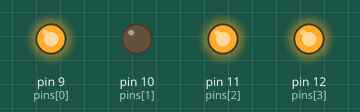
Recording of a sketch running on a simulated Arduino Uno, built with avr-gcc and run on an emulated ATmega328P. On the bench: output pins drawn as LEDs (lit = HIGH).

Above: at 2.3 s.
At 8.3 s:
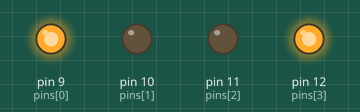
At 13.45 s:
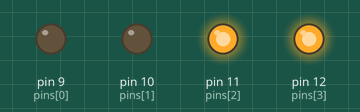
At 18.5 s:
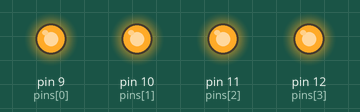
At 28.65 s:
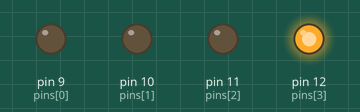
At 38.9 s:
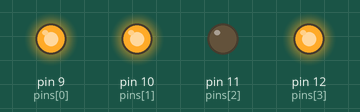
Timing chart, 0 to 40.0 s (numbered marks = the images above):
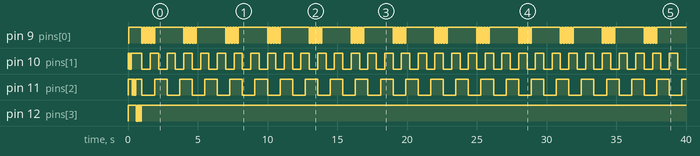

Measured:
- by itself, pin 9 (pins[0]): repeats every 3.0 s: 4 × (HIGH 0.10 s, LOW 0.10 s), HIGH 2.1 s, LOW 0.10 s
- by itself, pin 10 (pins[1]): goes LOW 0.05 s, HIGH 0.05 s, LOW 0.05 s, HIGH 0.75 s, 32 × (LOW 0.60 s, HIGH 0.60 s), then LOW

The sketch:

kBlink.ino
```cpp
#include <kernel.h>
/*------------------------------------------------------------*/
#define NTHREADS 4
/*------------------------------------------------------------*/
Kernel kernel = Kernel();
/*------------------------------------------------------------*/
boolean blinkIsOns[NTHREADS];
int blinkIsPinMode[NTHREADS] = { 0, 0, 0, 0 };
/*------------------------------------------------------------*/
int pins[NTHREADS] = { 9, 10, 11, 12 };;
int delayTimes[NTHREADS] =  { 100, 600, 900, 1200 };
/*------------------------------------------------------------*/
void BlinkSetup(int blinkIndex) {
	if ( blinkIsPinMode[blinkIndex] == 0 ) {
		pinMode(pins[blinkIndex], OUTPUT);
		blinkIsPinMode[blinkIndex] = 1;
		digitalWrite(pins[blinkIndex], HIGH);
	}
	blinkIsOns[blinkIndex] = false;
}
/*------------------------------------------------------------*/
void BlinkLoop(int blinkIndex) {
	if ( blinkIsOns[blinkIndex] ) {
		blinkIsOns[blinkIndex] = false;
		digitalWrite(pins[blinkIndex], HIGH);
		kernel.msleep(delayTimes[blinkIndex]);
	} else {
		blinkIsOns[blinkIndex] = true;
		digitalWrite(pins[blinkIndex], LOW);
		kernel.msleep(delayTimes[blinkIndex]);
	}
}
/*------------------------------------------------------------*/
/*------------------------------------------------------------*/
void Blink0Setup() { BlinkSetup(0); }
void Blink1Setup() { BlinkSetup(1); }
void Blink2Setup() { BlinkSetup(2); }
void Blink3Setup() { BlinkSetup(3); }
void Blink0Loop() { BlinkLoop(0); }
void Blink1Loop() { BlinkLoop(1); }
void Blink2Loop() { BlinkLoop(2); }
/*	void Blink3Loop() { BlinkLoop(3); }	*/
/*------------------------------------------------------------*/
int blink0pid;
int blink3state;
/*------------------------------*/
#define STATE_RESTING 0
#define STATE_BLINIKING_OFF 1
#define STATE_BLINIKING_ON 2
/*------------------------------*/
void Blink3Loop() {
	switch ( blink3state ) {
		case STATE_RESTING :
				digitalWrite(12, HIGH);
			break;
		case STATE_BLINIKING_OFF :
				blink3state =  STATE_BLINIKING_ON;
				digitalWrite(12, LOW);
			break;
		case STATE_BLINIKING_ON :
				blink3state =  STATE_BLINIKING_OFF;
				digitalWrite(12, HIGH);
			break;
	}
	kernel.msleep(100);
}
/*------------------------------*/
void Blink3ControllerSetup() {
	blink3state =  STATE_RESTING;
}
/*------------------------------*/
void Blink3ControllerLoop() {
	if ( blink3state == STATE_RESTING ) {
		blink3state = STATE_BLINIKING_OFF;
		kernel.msleep(1000);
	} else {
		blink3state = STATE_RESTING;
		kernel.msleep(3000);
	}
}
/*------------------------------------------------------------*/
void Blink0ControllerLoop() {
	if ( blink0pid >= 0 ) {
		kernel.kill(blink0pid);
		blink0pid = -1;
		digitalWrite(9, HIGH);
		kernel.msleep(2000);
	} else {
		blink0pid = kernel.addThread(Blink0Loop);
		/*	kernel.printi("Blink0ControllerLoop: Starting pid", blink0pid);	*/
		kernel.msleep(1000);
	}
}
/*------------------------------------------------------------*/
void setup() {
	kernel.setup();
	/*	Blink0Setup();	*/
	Blink1Setup();
	Blink2Setup();
	Blink3Setup();
	/*	kernel.addThread(Blink0Loop);	*/
	kernel.addThread(Blink1Loop);
	kernel.addThread(Blink2Loop);
	kernel.addThread(Blink3Loop);
	blink0pid = -1;
	kernel.addThread(Blink0ControllerLoop);
}
/*------------------------------*/
void loop() {
	kernel.loop();
}
/*------------------------------------------------------------*/
```
